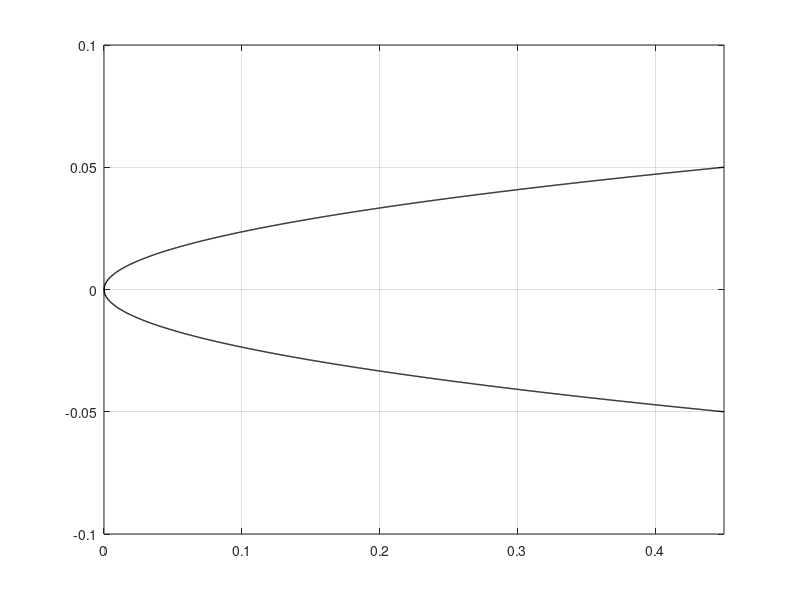
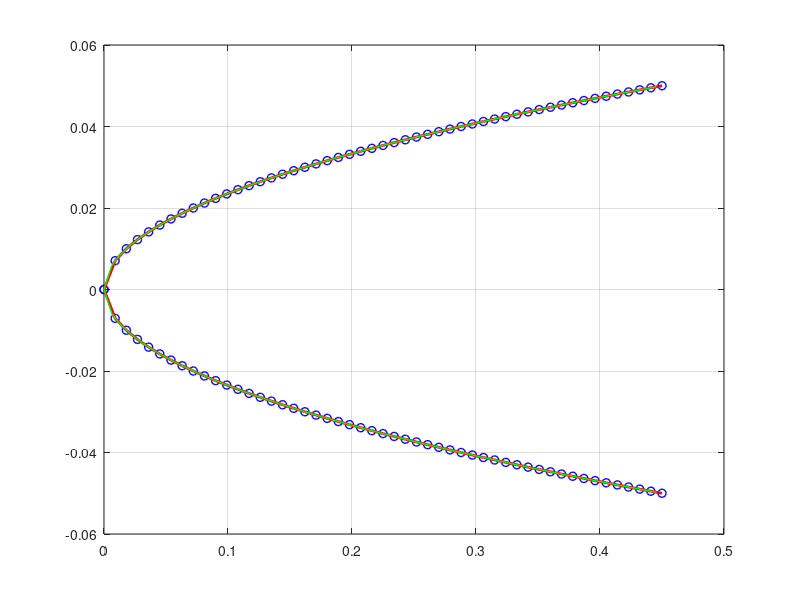

Here is the MATLAB script that generated these plots, in order: (Note: this script raises an error after producing the figures.)
%Nose cone function and tangent approximation
clc
close all
clear all
format long

%%% INPUT

L = 0.45; % Nose Length
R = 0.05 ; % Nose Base Radius
A_ref = pi*R^2;
C = 0; % Haack Series Parameter (0 for Von Karman)
T_inf = 273+25; % Freestream Temperature
g = 1.4; % Ratio of Specific Heats
R_gas = 287;
c = sqrt(1.4*R_gas*T_inf); % Sound Velocity
n = 1/2; % Power Series Parameter
M_inf = 1.2;
V_inf = c*M_inf;
Machs = [1.2 1.3 1.4 1.5 1.6 1.7 1.8 1.9 2 ]; % 2.2 2.4 2.6];
DatMachs = [1.2 1.3 1.4 1.5 1.6 1.7 1.8 1.9 2 2.1 2.2 2.3 2.4 2.5 2.6]; % Mach Number from MD Simulations
DatCds = [0.59 0.571 0.558 0.547 0.534 0.523 0.512 0.501 0.491 0.481 0.465 0.457 0.448 0.440 0.433]; % Drag Coefficient for Given Mach Number --> Results of MD Simulation 
Cdps = zeros(length(Machs),1);
P_inf = 101325; % Freestream Pressure, Atmosferic Pressure
P_inf_bar = P_inf/(100000);
rho_inf = 1.225; % Freestream Density


%%% NOSECONE SHAPE
x = linspace(0,L,1000);
%Ps =zeros(1000,1);

% Nosecone Shape Function --> Von Karman
% y = @(x) (R/sqrt(pi))*sqrt(acos(1-(2.*x)/L)-(sin(2.*acos(1-(2.*x)/L)))/2+C*(sin(acos(1-(2.*x)/L))).^3);
% Nosecone Shape Function --> Power Series
y = @(x) R*(x./L).^n;
ys = y(x);

% Slope of the Tangent Lines --> Von Karman
%dy_by_dx = @(x) -(R.*((2.*cos(2.*acos(1 - (2.*x)./L)))./(L.*(1 - ((2.*x)./L - 1).^2.).^(1/2)) - 2./(L.*(1 - ((2.*x)./L - 1).^2).^(1/2)) + (6.*C.*(1 - ((2.*x)./L - 1).^2).^(1/2).*((2.*x)./L - 1))./L))./(2.*sqrt(pi).*(acos(1 - (2.*x)./L) - sin(2.*acos(1 - (2.*x)./L))/2 + C.*(1 - ((2.*x)./L - 1).^2).^(3/2)).^(1/2));
% Slope of the Tangent Lines --> Power Series 
dy_by_dx = @(x) n*(R/L^n).*x.^(n-1);
y_f = dy_by_dx(x);

figure(1) 
plot(x,ys,"k","LineWidth",1)
hold on
plot(x,-ys,"k","LineWidth",1)
axis([0 L -0.1 0.1])
grid on
hold off

%%% NOSECONE APPROXIMATION

S = 50; % Desidered Segments
N = S + 1; % Number of Nodes
delta = (max(y_f)-min(y_f))/(N); % Gradient Delta
x_t = zeros(N,1); % x : Position Vector of the Tangent Nodes
x_t(1) = 0; % Tip is Set to be a Tangent Node
k = 2; % Number of Known Tangent Nodes (Tip and Base)

Mcs = ones(S,1);
nu2s = ones(S,1);
M2s = ones(S,1);
Pcs = ones(S,1);

% Tangent Node Loop 
for i = 1:length(y_f)
    if  y_f(i) <= max(y_f) - delta && k == 2
        x_t(k) = x(i);
        k = k + 1;
       
    elseif (y_f(i) <= (dy_by_dx(x_t(k - 1)) - delta)) && (k > 2)
        x_t(k) = x(i);
        k = k + 1;
    end
end

x_t(N) = L; % Base is Set to be a Tangent Node
%y_t(N) = R;
y_t = y(x_t);

% solve numerical cancellation problem that might leave some zeros in the
% x_t array at the nose base zone where the nosecone joins the bodytube
% (very low derivates here)

k = 2;
while k<N
    if x_t(k) == 0 % If a 0 is Found in the Array (In a Position Different Than x_t(1) ---> k Starts at 2)
        ns = N-k; % Number of Nodes to Correct
        d = (x_t(N)-x_t(k-1))/(ns+1); %  Nodes Which are Equal to 0 are Substituted by Equispaced Nodes of Length d
        for j = 1:ns
            x_t(k+j-1)=x_t(k-1)+d*j;
            y_t(k+j-1) = y(x_t(k+j-1));
        end
        k = N+1; % Break the Loop
    end
    k = k+1;
end

% Method 1: Joining the Tangent Nodes --> Tangent Nodes are the Final Nodes (Red segments)

figure(2)
plot(x_t,y_t,"bo", "LineWidth",1)
hold on
plot(x_t,-y_t, "bo", "LineWidth",1)
grid on
for i = 1:S
    x1 = x_t(i);
    x2 = x_t(i + 1);
    plot([x1;x2], [y(x1);y(x2)],'r','linewidth',2)
    plot([x1;x2], [-y(x1);-y(x2)],'r','linewidth',2)
end

% Method 2: find the final nodes by intersecting the tangents evaluated in the
% already found tangent nodes (Green segments)

x_n = zeros(N+1,1); % x : Position Vector of the Final Nodes
y_n = zeros(N+1,1); % y : Position Vector of the final Nodes
for j = 1:(length(x_t)-1)
    x1 = x_t(j);
    x2 = x_t(j+1);
    y1 = y_t(j);
    y2 = y_t(j+1);
    m1 = n*(R/L^n)*x1^(n-1); % Slopes of the Tangents in the Tangent Nodes
    m2 = dy_by_dx(x2);
    x = (y2-y1+m1*x1-m2*x2)/(m1-m2);
    y_z = m1*(x-x1)+y1;
    x_n(j+1)=x;
    y_n(j+1)=y_z;
end

x_n(length(x_t)+1) = L;
y_n(length(y_t)+1) = R;

x_n(2) = (x_n(1)+x_n(3))/2;

for i = 1:S
    x1 = x_n(i);
    x2 = x_n(i + 1);
    plot([x1;x2], [y(x1);y(x2)],'g','linewidth',1)
    plot([x1;x2], [-y(x1);-y(x2)],'g','linewidth',1)
end
hold off
%%% Aerodynamic Method 

% Barrowman Method + Expansion Waves 

%%% Method Using Red Segments

NU = @(M) (atan((M^2 - 1)^(1/2)*((g - 1)/(g + 1))^(1/2))*(g + 1)^(1/2))/(g - 1)^(1/2) - atan((M^2 - 1)^(1/2));
dNU = @(M) (M*((g - 1)/(g + 1))^(1/2)*(g + 1)^(1/2))/((M^2 - 1)^(1/2)*(((M^2 - 1)*(g - 1))/(g + 1) + 1)*(g - 1)^(1/2)) - 1/(M*(M^2 - 1)^(1/2));
B = @(M) (g*M^2)/(2*(M^2-1));
Omega = @(M) (1/M)*((1+M^2*(g-1)/2)/((g+1)/2))^((g+1)/(2*(g-1)));
for l = 1:length(Machs)
M_inf = Machs(l);
V_inf = c*M_inf;
Cdp = 0;
Cdwls = zeros(length(x_t)-1,1);
for k=1:length(x_t)-1
    theta = atan((y_t(k+1)-y_t(k))./(x_t(k+1)-x_t(k)));
    theta_deg = theta *(180/pi);
    if k ==1
        [M0,P0_bar] = taylor_maccoll_solver(M_inf, theta_deg, g, P_inf_bar, T_inf, rho_inf); % P is Constant
        P0 = 100000*P0_bar;
        Fx = @(x) P0*2*pi*sin(theta)*sin(theta)*x;   
        %Cdwl = (4/(g*M_inf^2))*int(P0*sin(theta)*2*pi,x,0,x_t(k+1)) given
        %by Barrowman
        Cdwl = (integral(Fx,0,x_t(k+1)))/(0.5*rho_inf*V_inf^2*A_ref); % Local Cd --> Then Included in the Final Integral
        if M0 <=1.1
            M0 = 1.1;
        end
        M1 = M0; % Mach Number on the First Frustrum is Constant
        M2s(1) = M0;
        nu2s(1) = NU(M0);
        Mcs(1) = M0;
        Pcs(1)=P0;
        dpds1 = 0; 
        P2 = P0;
        xl = linspace(x_t(k),x_t(k+1),100);
        Ps(1:100)=P0;
        xps(1:100)=xl;
    else
        [MC,PC_bar] = taylor_maccoll_solver(M_inf, theta_deg,g, P_inf_bar, T_inf, rho_inf); % Finds the Equivalent Pressure on a Cone With the Same Half-Angle
        PC = 100000*PC_bar;
        B1 = B(M1);
        nu1 = real(NU(M1));
        O1 = Omega(M1);
        f = @(M) (atan((M^2 - 1)^(1/2)*((g - 1)/(g + 1))^(1/2))*(g + 1)^(1/2))/(g - 1)^(1/2)- atan((M^2 - 1)^(1/2)) - (thetapr-theta) - nu1;
        df = @(M) (M*((g - 1)/(g + 1))^(1/2)*(g + 1)^(1/2))/((M^2 - 1)^(1/2)*(((M^2 - 1)*(g - 1))/(g + 1) + 1)*(g - 1)^(1/2)) - 1/(M*(M^2 - 1)^(1/2));
        [M2,num_it,M2_vec] = NewtonMethod(M_inf,f,df,-10,0.01,10); % Output: Mack Number Behind the Shockwave Using the Newton Method 
        M2 = real(M2);
        if M2<=1.1
            M2 = 1.1;
        end
        B2 = B(M2);
        nu2 = abs(thetapr-theta) + nu1;
        O2 = Omega(M2);
        M2s(k) = M2;
        nu2s(k) = nu2;
        Mcs(k) = MC;
        Pcs(k) = PC;
        dpds2 = (B2/y_t(k))*((O1/O2)*sin(thetapr)-sin(theta))+(B2/B1)*(O1/O2)*dpds1;
        %eta = dpds2 * (x-x2)/((PC-P2)*cos(theta))
        %P = @(x) (PC-(PC-P2)*exp(-dpds2*(x-x_t(k))/((PC-P2)*cos(theta)))); % Pressure Distribution on the Frustrum --> Barrowman Method  
        Pe = P2*((1+(M1^2)*((g-1)/2))/(1+(M2^2)*((g-1)/2)))^(g/(g-1)); % Pressure Evaluated Assuming Isentropic Expansion
        %Fx = @(x) 2*pi.*sin(theta).*sin(theta).*x.*(PC-(PC-P2).*exp(-dpds2 .* (x-x_t(k))./((PC-P2).*cos(theta)))); % Drag Force on the Frustrum
        Fx = @(x) 2*pi.*sin(theta).*sin(theta).*x.*Pe; % Function to Evaluate Drag Force According to Barrowman
        Cdwl = (integral(Fx,x_t(k),x_t(k+1)))/(0.5*rho_inf*V_inf^2*A_ref); % Local Cd Component

        % Variables Update --> Closing the Loop
        M1 = M2;
        dpds1 = dpds2;
        %P2 = P(x_t(k+1))
        P2 = Pe;
        xl = (linspace(x_t(k),x_t(k+1),100));
        %Pl = P(xl);
        Pl = transpose(ones(length(xl),1)*Pe);
        xps = cat(2,xps,xl);
        Ps = cat(2,Ps,Pl);
    end
    % figure
    % plot([x_n(k);x_n(k+1)], [y_n(k);y_n(k+1)],'g','linewidth',2)
    % hold on
    % plot([x_n(k);x_n(k+1)], [-y_n(k);-y_n(k+1)],'g','linewidth',2)
    % grid on
    thetapr = theta;
    Cdp = Cdp + Cdwl;
    Cdwls(k) = Cdwl;
end

Cdps(l)=Cdp;
Contribute = (Cdwls./Cdp).*100;

% figure
% plot(1:S,Mcs,'linewidth',2)
% title(M_inf)
% xlabel('frustrum n.')
% ylabel('equivalent mach')
% grid on
% 
% figure
% plot(1:S,M2s,'linewidth',2)
% title(M_inf)
% xlabel('frustrum n.')
% ylabel('mach at the base (M2)')
% grid on
% 
% figure
% plot(1:S,nu2s,'linewidth',2)
% title(M_inf)
% xlabel('frustrum n.')
% ylabel('nu function')
% grid on
% 
% figure
% plot(xps,Ps,'linewidth',2)
% title(M_inf)
% xlabel('x')
% ylabel('Pressure (Pa)')
% grid on
% 
% figure
% plot(1:S,Pcs,'linewidth',2)
% title(M_inf)
% xlabel('x')
% ylabel('equivalent pressure (Pa)')
% grid on

Ps = ones(1,100);
xps = ones(1,100);
end

figure(3)
plot(Machs,Cdps,'linewidth',2)
hold on
plot(DatMachs, DatCds,'linewidth',2)
legend('Barrowman + Taylor-Maccoll (Nose cone only)','Missile Datcom (whole rocket)')
xlabel('Mach number')
ylabel('Pressure drag coefficient')
grid on
hold off

figure(4)
plot(1:(length(x_t)-1),Contribute,'linewidth',2)
xlabel('Frustrum n.')
ylabel('Cd contribution (Percentage)')
grid on

% figure
% plot(xps,Ps,'linewidth',2)
% xlabel('x')
% ylabel('Pressure (Pa)')
